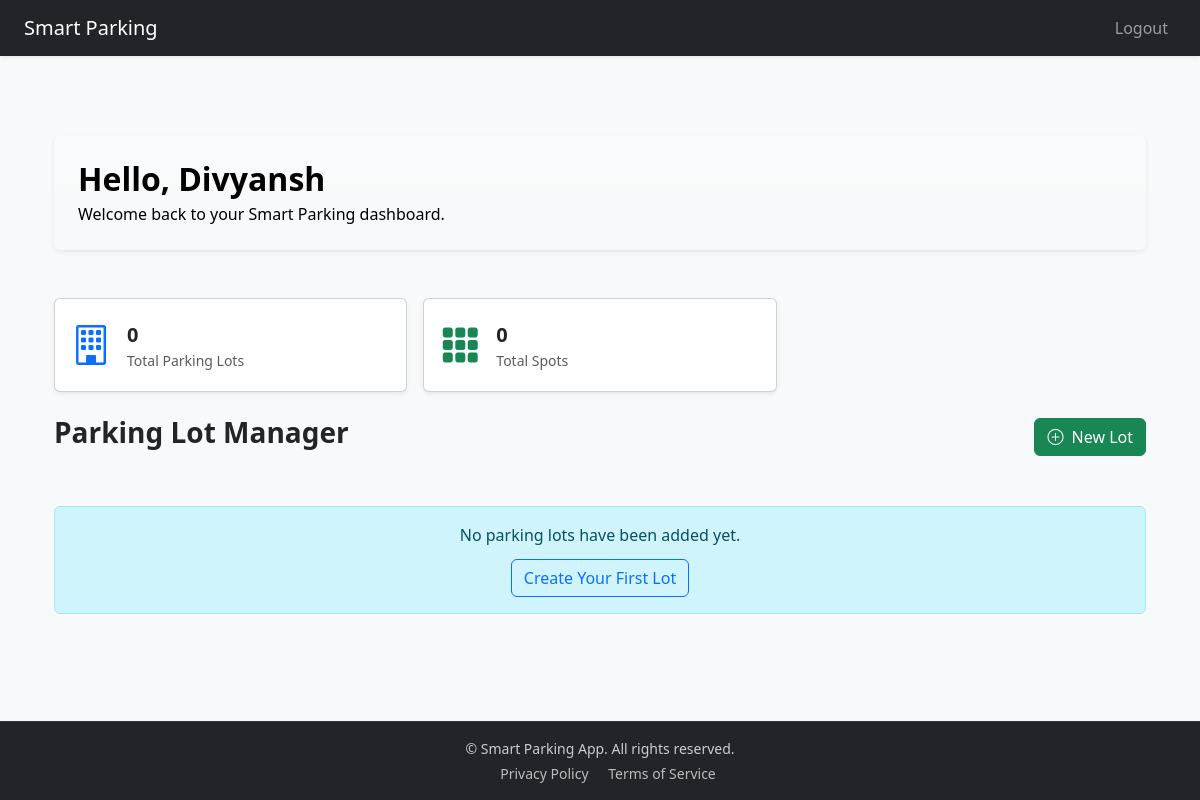
The app's page /admin/dashboard (signed in), older data.
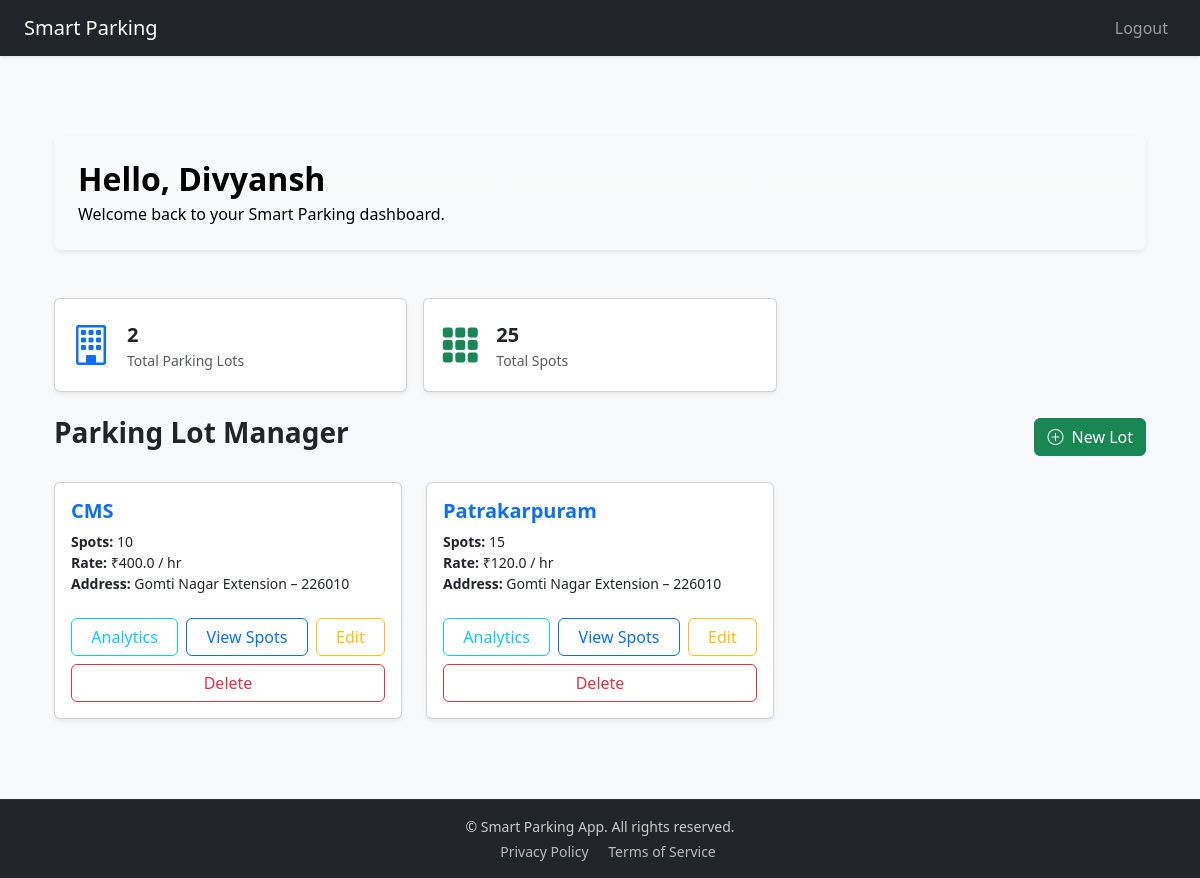
The same page, newer data.
### app/models/lot.py (models this page shows, shortened)
class ParkingLot(db.Model):
    __tablename__ = 'parking_lots'
    id = db.Column(db.Integer, primary_key = True)
    prime_location_name = db.Column(db.String, nullable = False)
    price_per_hour = db.Column(db.Float, nullable = False)
    num_spots = db.Column(db.Integer, nullable = False)
    address = db.Column(db.String, nullable = False)
    pincode = db.Column(db.String(6), nullable=False)
    created_at = db.Column(db.DateTime, nullable=False, default=lambda: datetime.now(timezone.utc))
    spots = db.relationship("ParkingSpot", back_populates="lot", cascade="all, delete-orphan", lazy = 'dynamic') # This ensures that if any Parking Lot is deleted all the related spots are deleted too and is One to Many relationship with Parking Spot.
    @property
    def has_active_reservations(self):
        return db.session.query(Reservation).join(ParkingSpot) \
            .filter(ParkingSpot.lot_id == self.id,
                    Reservation.status == 'active') \
            .count() > 0

### app/routes/admin.py (the view)
@admin_bp.route('/admin/dashboard')
@login_required
def dashboard():
    if not current_user.is_admin:
        flash("Unauthorized Entry", 'danger')
        return redirect(url_for('auth.login'))
    lots = ParkingLot.query.all()
    total_spots = sum(lot.num_spots for lot in lots)
    total_revenue = (
        db.session.query(func.sum(Reservation.parking_cost))
        .scalar() or 0
    )
    occupied_spots = (
        ParkingSpot.query
        .filter_by(status='O')
        .count()
    )
    return render_template(
        'admin/dashboard.html',
        lots=lots,
        total_spots=total_spots,
        total_revenue=total_revenue,
        occupied_spots=occupied_spots
    )

### app/templates/admin/dashboard.html (shortened to what this page needs)
{% extends "base.html" %}
{% block content %}
<div class="container py-5">
  <div class="bg-gradient p-4 rounded shadow-sm mb-5 text-black" style="background: linear-gradient(135deg, #0d6efd, #6610f2);">
    <h2 class="fw-bold mb-1">Hello, {{ current_user.username.capitalize() }}</h2>
    <p class="mb-0">Welcome back to your Smart Parking dashboard.</p>
  </div>
  <div class="row g-3 mb-4">
    <div class="col-md-4">
      <div class="card border-10 shadow-sm h-100">
        <div class="card-body d-flex align-items-center">
          <i class="bi bi-building fs-1 text-primary me-3"></i>
          <div>
            <div class="fw-bold fs-5">{{ lots|length }}</div>
            <div class="text-muted small">Total Parking Lots</div>
          </div>
        </div>
      </div>
    </div>
    <div class="col-md-4">
      <div class="card border-10 shadow-sm h-100">
        <div class="card-body d-flex align-items-center">
          <i class="bi bi-grid-3x3-gap-fill fs-1 text-success me-3"></i>
          <div>
            <div class="fw-bold fs-5">
              {{ lots | map(attribute='num_spots') | sum }}
            </div>
            <div class="text-muted small">Total Spots</div>
          </div>
        </div>
      </div>
    </div>
  </div>
  <div class="d-flex justify-content-between align-items-center mb-4">
    <h3 class="fw-semibold">Parking Lot Manager</h3>
    <a href="{{ url_for('admin.create_lot') }}" class="btn btn-success">
      <i class="bi bi-plus-circle me-1"></i> New Lot
    </a>
  </div>
  {% if lots %}
    <div class="row g-4">
      {% for lot in lots %}
        <div class="col-md-6 col-lg-4">
          <div class="card shadow-sm border-10 h-100 hover-card">
            <div class="card-body d-flex flex-column">
              <h5 class="card-title fw-semibold text-primary">{{ lot.prime_location_name }}</h5>
              <ul class="list-unstyled small mb-4">
                <li><strong>Spots:</strong> {{ lot.num_spots }}</li>
                <li><strong>Rate:</strong> ₹{{ lot.price_per_hour }} / hr</li>
                <li><strong>Address:</strong> {{ lot.address }} – {{ lot.pincode }}</li>
              </ul>
              <div class="mt-auto d-flex flex-wrap gap-2">
                <a href="{{ url_for('admin.lot_analytics', lot_id=lot.id) }}" class="btn btn-outline-info flex-fill">Analytics</a>
                <button class="btn btn-outline-primary flex-fill" data-bs-toggle="modal" data-bs-target="#spotsModal-{{ lot.id }}">View Spots</button>
                <a href="{{ url_for('admin.edit_lot', lot_id=lot.id) }}" class="btn btn-outline-warning flex-fill">Edit</a>
                <button class="btn btn-outline-danger flex-fill" data-bs-toggle="modal" data-bs-target="#deleteModal-{{ lot.id }}">Delete</button>
              </div>
            </div>
          </div>
        </div>
      {% endfor %}
    </div>
  {% else %}
    <div class="alert alert-info text-center mt-5">
      <p class="mb-1">No parking lots have been added yet.</p>
      <a href="{{ url_for('admin.create_lot') }}" class="btn btn-outline-primary mt-2">
        Create Your First Lot
      </a>
    </div>
  {% endif %}
</div>
{% endblock %}

Row changes from the older to the newer data that the page shows:
added ParkingLot: prime_location_name "CMS", num_spots "10", price_per_hour "400.0", address "Gomti Nagar Extension", pincode "226010"
added ParkingLot: prime_location_name "Patrakarpuram", num_spots "15", price_per_hour "120.0", address "Gomti Nagar Extension", pincode "226010"
Text that changed along with them:
{{ lots|length }}: "0" → "2"
{{ lots | map(attribute='num_spots') | sum }}: "0" → "25"
text no longer shown: "No parking lots have been added yet. Create Your First Lot"
